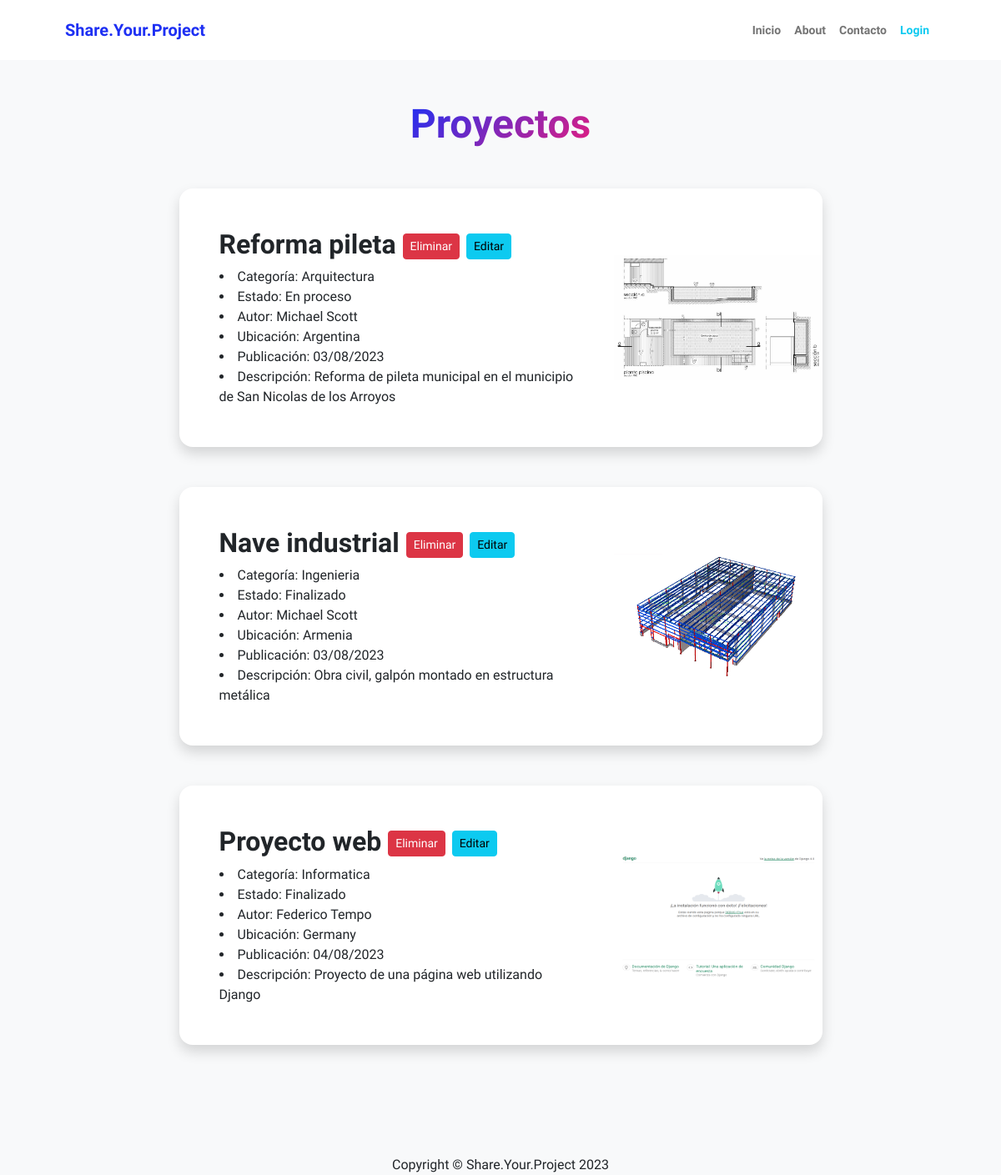
Before: /proyecto/list/ with the older database file.
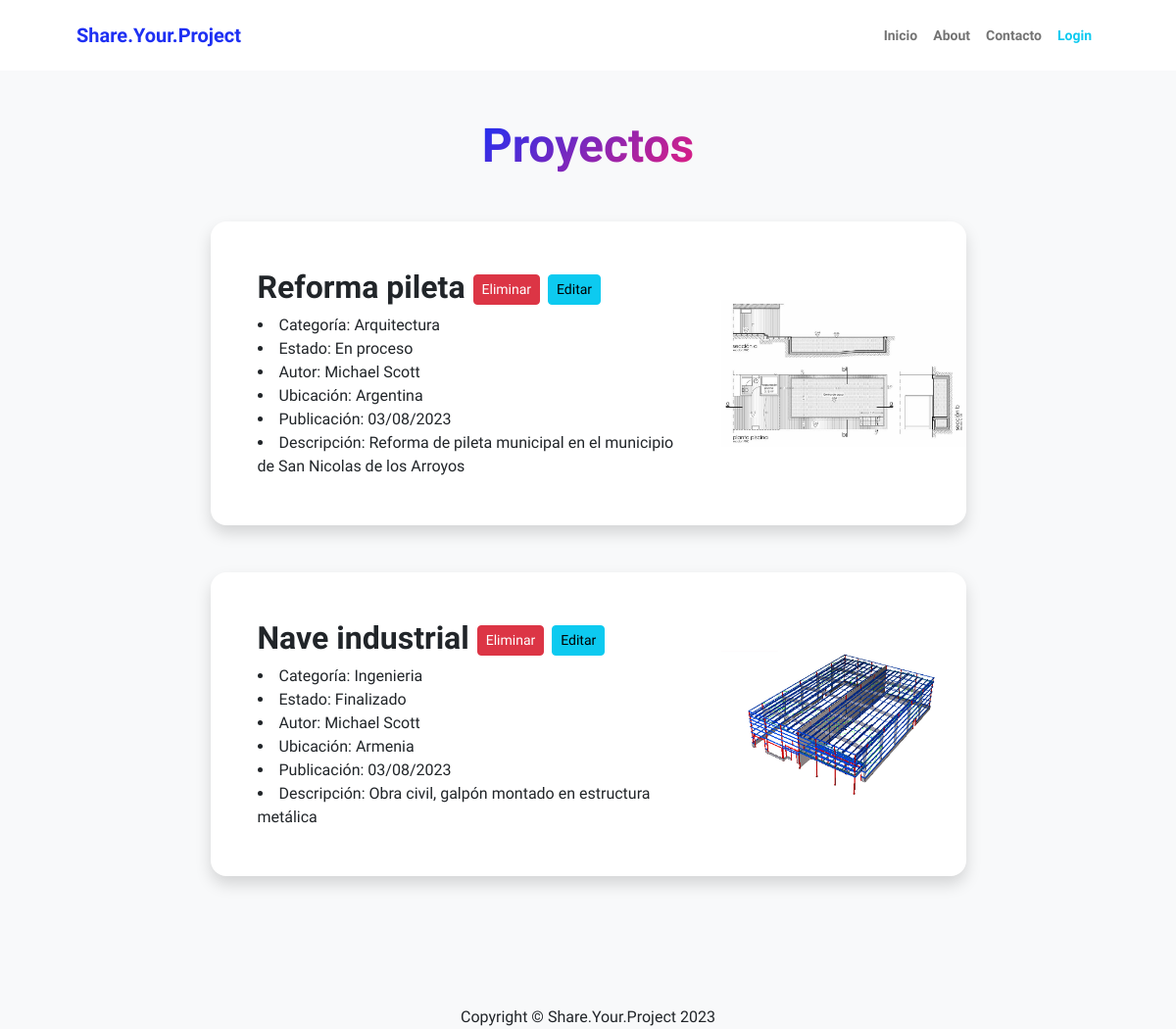
After: the same page with the newer database file.
### apps/proyectos/models.py (models this page shows, shortened)
class Proyecto(models.Model):
    categoria_id = models.ForeignKey(
        ProyectoCategoria, on_delete=models.SET_NULL, null=True, verbose_name="Categoría")
    nombre = models.CharField(max_length=150, unique=True)
    descripcion = models.CharField(
        max_length=250, null=True, blank=True, verbose_name="descripción")
    opciones = (('En proceso', 'En proceso'), ('Finalizado', 'Finalizado'))
    estado = models.CharField(max_length=100, choices=opciones)
    autor_id = models.ForeignKey(
        "autores.Autor", on_delete=models.SET_NULL, null=True, verbose_name="Autor")
    ubicacion = CountryField(verbose_name="Ubicación", null=True)
    fecha_publicacion = models.DateTimeField(
        default=timezone.now, editable=False, null=True, verbose_name="Fecha de publicación")
    imagen = models.ImageField(
        upload_to="imagenes/", null=True, blank=True, default="channels4_profile.jpg")
    @property
    def get_photo_url(self):
        if self.imagen and hasattr(self.imagen, 'url'):
            return self.imagen.url
        else:
            return "/media/imagenes/default.png"
    class Meta:
        verbose_name = "proyectos"
        verbose_name_plural = "proyectos"

class ProyectoCategoria(models.Model):
    nombre = models.CharField(max_length=100, unique=True)
    descripcion = models.CharField(max_length=200, verbose_name="descripción")
    def __str__(self):
        return self.nombre
    class Meta:
        verbose_name = "categoría de proyectos"
        verbose_name_plural = "categoría de proyectos"

### apps/autores/models.py (models this page shows, shortened)
class Autor(models.Model):
    nombre = models.CharField(max_length=50)
    apellido = models.CharField(max_length=50)
    profesion = models.CharField(max_length=100, null=True)
    email = models.EmailField(max_length=100)
    edad = models.PositiveIntegerField(null=True)
    telefono = models.PositiveIntegerField(null=True)
    pais = CountryField(verbose_name="país", null=True)
    avatar = models.ImageField(upload_to="avatares", null=True)
    def __str__(self):
        return f"{self.nombre} {self.apellido}"
    class Meta:
        verbose_name = "Autores"
        verbose_name_plural = "Autores"

### apps/proyectos/views.py (the view)
# urls.py: path("proyecto/list/", views.ProyectoList.as_view(),
class ProyectoList(ListView):
    model = models.Proyecto

### apps/proyectos/templates/proyectos/proyecto_list.html (shortened to what this page needs)
{% load static %}
<!DOCTYPE html>
<html lang="en">
    <head>
        <link href="https://cdn.jsdelivr.net/npm/bootstrap-icons@1.8.1/font/bootstrap-icons.css" rel="stylesheet" />
        <link href="{% static 'Home/css/styles.css' %}" rel="stylesheet" />
    </head>
    <body class="d-flex flex-column h-100 bg-light">
        <main class="flex-shrink-0">
            {% include 'Home/navbar.html' %}
            <section class="py-5">
                <div class="container px-5 mb-5">
                    <div class="text-center mb-5">
                        <h1 class="display-5 fw-bolder mb-0"><span class="text-gradient d-inline">Proyectos</span></h1>
                    </div>
                    <div class="row gx-5 justify-content-center">
                        <div class="col-lg-11 col-xl-9 col-xxl-8">
                            {% if object_list %}
                                {% for object in object_list %}
                                    <div class="card overflow-hidden shadow rounded-4 border-0 mb-5">
                                        <div class="card-body p-0">
                                            <div class="d-flex align-items-center">
                                                <div class="p-5">
                                                    <h2 class="fw-bolder"> {{object.nombre}} <a href="{% url 'proyectos:proyecto_delete' object.id %}" class="btn btn-danger btn-sm">Eliminar</a> <a href="{% url 'proyectos:proyecto_modificar' object.id %}" class="btn btn-info btn-sm">Editar </a>
                                                    </h2>
                                                    <li>Categoría: {{object.categoria_id}}</li>
                                                    <li>Estado: {{object.estado}}</li>
                                                    <li>Autor: {{object.autor_id}}</li>
                                                    <li>Ubicación: {{object.ubicacion.name}}</li>
                                                    <li>Publicación: {{object.fecha_publicacion|date:"d/m/Y"}}</li>
                                                    <li>Descripción: {{object.descripcion}}</li>
                                                </div>
                                                <img  src="{{ object.get_photo_url}}" height="150" width="250" alt="..." />
                                            </div>
                                        </div>
                                    </div>
                                {% endfor %}
                            {% endif %}
                        </main>
                        {% include 'Home/footer.html' %}
                    </body>
                </html>

### apps/Home/templates/Home/navbar.html (shortened to what this page needs)
<nav class="navbar navbar-expand-lg navbar-light bg-white py-3">
    <div class="container px-5">
        <a class="navbar-brand" href="{% url 'Home:home' %}"><span class="fw-bolder text-primary">Share.Your.Project</span></a>
        <div class="collapse navbar-collapse" id="navbarSupportedContent">
            <ul class="navbar-nav ms-auto mb-2 mb-lg-0 small fw-bolder">
                <li class="nav-item"><a class="nav-link {% if request.path == "/" %} active {% endif %}" href="{% url 'Home:home' %}">Inicio</a></li>
                {% if user.is_authenticated %}
                    <li class="nav-item"><a class="nav-link {% if request.path == "/proyectos/index_categoria/" %} active {% endif %}" href="{% url 'proyectos:index_categoria' %}">Categorías</a></li>
                    <li class="nav-item"><a class="nav-link {% if request.path == "/proyectos/index_proyecto/" %} active {% endif %}" href="{% url 'proyectos:index_proyecto' %}">Proyectos</a></li>
                    <li class="nav-item"><a class="nav-link {% if request.path == "/autor/index/" %} active {% endif %}" href="{% url 'autor:index' %}">Autores</a></li>
                    <li class="nav-item"><a class="nav-link text-bg-info"> {{user.username}} </a></li>
                    <li class="nav-item"><a class="nav-link text-info" href="{% url 'Home:logout' %}">Logout</a></li>
                {% else %}
                    <li class="nav-item"><a class="nav-link {% if request.path == "/about/" %} active {% endif %}" href="{% url 'Home:about' %}">About</a></li>
                    <li class="nav-item"><a class="nav-link" href="https://wa.me//3364297670" target="_blank">Contacto</a></li>
                    <li class="nav-item"><a class="nav-link text-info" href="{% url 'Home:login' %}">Login</a></li>
                {% endif %}
            </ul>
        </div>
    </div>
</nav>

### apps/Home/templates/Home/footer.html
<div class="position-relative ">
    <footer class="position-absolute top-90  start-50 translate-middle ">
        Copyright &copy; Share.Your.Project 2023
    </footer>
</div>

Changed rows visible on the page:
removed Proyecto: nombre "Proyecto web", categoria_id "Informatica", estado "Finalizado", autor_id "Federico Tempo", ubicacion.name "Germany", fecha_publicacion "04/08/2023", descripcion "Proyecto de una página web utilizando Django", get_photo_url (picture)
